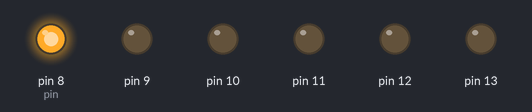
Simulated run of this sketch. Board: Arduino Uno, built with avr-gcc and run on an emulated ATmega328P. Shown: output pins drawn as LEDs (lit = HIGH).

Above: at 0.5 s.
At 3.5 s:
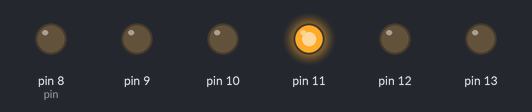
At 4.5 s:
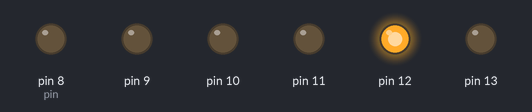
At 6.0 s:
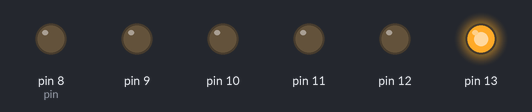
At 10.5 s:
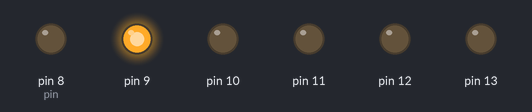
At 14.5 s:
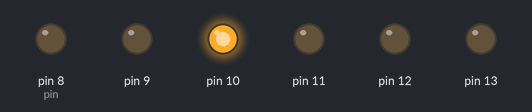
Timing chart, 0 to 15.6 s (numbered marks = the images above):
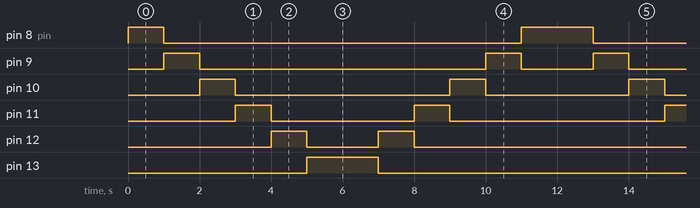

The sketch:

PongField.ino
```cpp
int timing = 1000;
int pin = 8;
boolean turn = true;

void setup() {
  for(int i=8;i<14;i++){
    pinMode(i,OUTPUT);
  }
}

void loop() {

 if(turn){
  left();
 }
 else{
  right();
 }

}

void left(){
  digitalWrite(pin,HIGH);
  delay(timing);
  digitalWrite(pin,LOW);
  pin = pin + 1;
  if(pin == 14){
    turn = false;
  }
}

void right(){
  pin = pin - 1;
  digitalWrite(pin,HIGH);
  delay(timing);
  digitalWrite(pin,LOW);
  if(pin == 8){
    turn = true;
  }
}
```

Measured:
- by itself, pin 8 (pin): repeats every 12.0 s: LOW 10.0 s, HIGH 2.0 s
- by itself, pin 9: repeats every 12.0 s: LOW 8.0 s, HIGH 1.0 s, LOW 2.0 s, HIGH 1.0 s
- by itself, pin 10: repeats every 12.0 s: LOW 6.0 s, HIGH 1.0 s, LOW 4.0 s, HIGH 1.0 s
- by itself, pin 11: repeats every 12.0 s: LOW 4.0 s, HIGH 1.0 s, LOW 6.0 s, HIGH 1.0 s
- by itself, pin 12: repeats every 12.0 s: LOW 2.0 s, HIGH 1.0 s, LOW 8.0 s, HIGH 1.0 s
- by itself, pin 13: alternates HIGH for 2.0 s and LOW for 10.0 s
